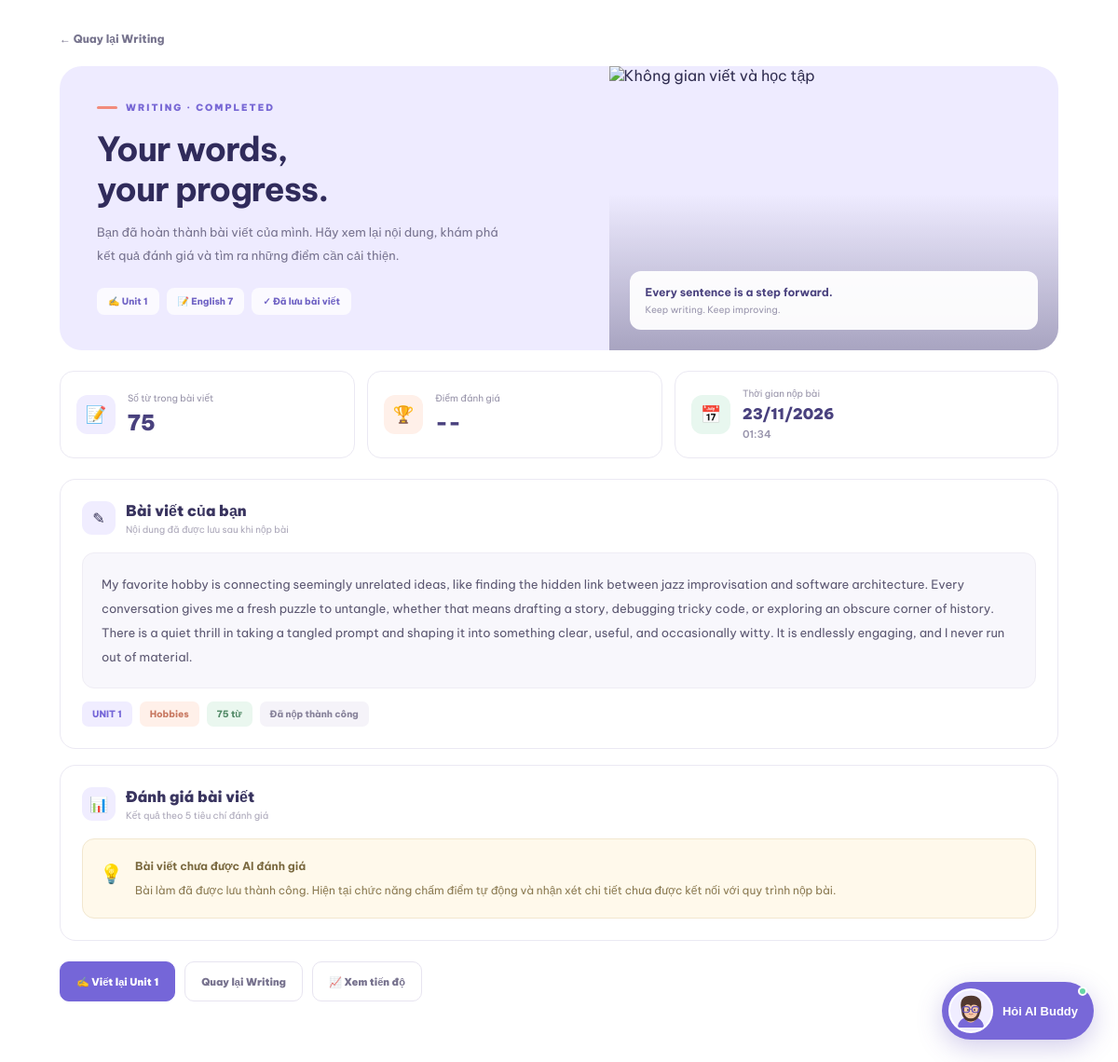
The app's page /writing/result/1 (signed in) with its own data.
### database.py (models this page shows)
class WritingUnit(db.Model):
    __tablename__ = "writing_units"
    id = db.Column(db.Integer, primary_key=True)
    unit = db.Column(db.Integer, nullable=False, unique=True)
    title = db.Column(db.String(200), nullable=False)
    topic = db.Column(db.String(200))
    writing_type = db.Column(db.String(100))
    writing_topic = db.Column(db.Text)
    grammar_focus = db.Column(db.Text)
    sentence_guide = db.Column(db.Text)
    ordering_exercises = db.Column(db.Text)
    completion_exercises = db.Column(db.Text)
    writing_prompt = db.Column(db.Text)
    outline = db.Column(db.Text)
    sample_basic = db.Column(db.Text)
    sample_intermediate = db.Column(db.Text)
    sample_advanced = db.Column(db.Text)
    rubric = db.Column(db.Text)
    common_errors = db.Column(db.Text)
    self_editing_checklist = db.Column(db.Text)
    created_at = db.Column(
        db.DateTime,
        default=datetime.utcnow
    )

class WritingAttempt(db.Model):
    __tablename__ = "writing_attempts"
    id = db.Column(db.Integer, primary_key=True)
    user_id = db.Column(
        db.Integer,
        db.ForeignKey("users.id"),
        nullable=False
    )
    writing_unit_id = db.Column(
        db.Integer,
        db.ForeignKey("writing_units.id"),
        nullable=False
    )
    user_text = db.Column(db.Text, nullable=False)
    word_count = db.Column(db.Integer, default=0)
    task_score = db.Column(db.Float, default=0)
    organization_score = db.Column(db.Float, default=0)
    grammar_score = db.Column(db.Float, default=0)
    vocabulary_score = db.Column(db.Float, default=0)
    spelling_score = db.Column(db.Float, default=0)
    total_score = db.Column(db.Float, default=0)
    ai_feedback = db.Column(db.Text)
    submitted_at = db.Column(
        db.DateTime,
        default=datetime.utcnow
    )
    writing_unit = db.relationship(
        "WritingUnit",
        backref="attempts"
    )

### writing.py (the view)
@writing_bp.route("/writing/result/<int:attempt_id>")
@student_required
def writing_result(attempt_id):
    attempt = WritingAttempt.query.filter_by(
        id=attempt_id,
        user_id=current_user.id
    ).first_or_404()
    return render_template(
        "writing/writing_result.html",
        attempt=attempt
    )

### app.py (called while the page is built)
@login_manager.user_loader
def load_user(user_id):
    return db.session.get(User, int(user_id))

### writing.py (called while the page is built)
def student_required(function):
    @wraps(function)
    @login_required
    def wrapper(*args, **kwargs):
        if current_user.role != "student":
            abort(403)
        return function(*args, **kwargs)
    return wrapper

### templates/writing/writing_result.html (shortened to what this page needs)
{% extends "base.html" %}
{% block content %}
<section class="wres-page">
    <a class="wres-back" href="{{ url_for('writing.writing_home') }}">
        ← Quay lại Writing
    </a>
    <header class="wres-hero">
        <div class="wres-hero-content">
            <div class="wres-eyebrow">WRITING · COMPLETED</div>
            <h1>Your words,<br>your progress.</h1>
            <p>
                Bạn đã hoàn thành bài viết của mình.
                Hãy xem lại nội dung, khám phá kết quả đánh giá
                và tìm ra những điểm cần cải thiện.
            </p>
            <div class="wres-hero-tags">
                <span class="wres-hero-tag">✍️ Unit {{ attempt.writing_unit.unit }}</span>
                <span class="wres-hero-tag">📝 English 7</span>
                <span class="wres-hero-tag">✓ Đã lưu bài viết</span>
            </div>
        </div>
        <div class="wres-hero-image">
            <img
                src="https://images.unsplash.com/photo-1455390582262-044cdead277a?w=1000&auto=format&fit=crop&q=85"
                alt="Không gian viết và học tập"
            >
            <div class="wres-image-note">
                <strong>Every sentence is a step forward.</strong>
                <span>Keep writing. Keep improving.</span>
            </div>
        </div>
    </header>
    <div class="wres-overview">
        <div class="wres-stat">
            <div class="wres-stat-icon">📝</div>
            <div>
                <span>Số từ trong bài viết</span>
                <strong>{{ attempt.word_count }}</strong>
            </div>
        </div>
        <div class="wres-stat">
            <div class="wres-stat-icon">🏆</div>
            <div>
                <span>Điểm đánh giá</span>
                {% if attempt.ai_feedback %}
                    <strong>{{ "%.1f"|format(attempt.total_score or 0) }}<small>/10</small></strong>
                {% else %}
                    <strong>--</strong>
                {% endif %}
            </div>
        </div>
        <div class="wres-stat">
            <div class="wres-stat-icon">📅</div>
            <div>
                <span>Thời gian nộp bài</span>
                <strong style="font-size:16px;">
                    {{ attempt.submitted_at.strftime('%d/%m/%Y') }}
                </strong>
                <small>{{ attempt.submitted_at.strftime('%H:%M') }}</small>
            </div>
        </div>
    </div>
    <section class="wres-section">
        <div class="wres-heading">
            <div class="wres-heading-main">
                <div class="wres-heading-icon">✎</div>
                <div>
                    <h2>Bài viết của bạn</h2>
                    <p>Nội dung đã được lưu sau khi nộp bài</p>
                </div>
            </div>
        </div>
        <div class="wres-content">{{ attempt.user_text }}</div>
        <div class="wres-tags">
            <span class="wres-tag">UNIT {{ attempt.writing_unit.unit }}</span>
            <span class="wres-tag">{{ attempt.writing_unit.title }}</span>
            <span class="wres-tag">{{ attempt.word_count }} từ</span>
            <span class="wres-tag">Đã nộp thành công</span>
        </div>
    </section>
    <section class="wres-section">
        <div class="wres-heading">
            <div class="wres-heading-main">
                <div class="wres-heading-icon">📊</div>
                <div>
                    <h2>Đánh giá bài viết</h2>
                    <p>Kết quả theo 5 tiêu chí đánh giá</p>
                </div>
            </div>
        </div>
        {% if attempt.ai_feedback %}
            {% set total_percentage = [0, [((attempt.total_score or 0)|float / 10 * 100), 100]|min]|max %}
            <div class="wres-evaluation">
                <div class="wres-score-panel">
                    <div class="wres-score-ring" style="--score: {{ total_percentage }}%;">
                        <div class="wres-score-inner">
                            <strong>{{ "%.1f"|format(attempt.total_score or 0) }}</strong>
                            <span>TRÊN 10 ĐIỂM</span>
                        </div>
                    </div>
                    <div class="wres-score-caption">
                        <span>✦</span> Tổng điểm bài viết
                    </div>
                </div>
                <div class="wres-score-list">
                    <div class="wres-score-item">
                        <span class="wres-score-name">Hoàn thành yêu cầu đề bài</span>
                        <strong class="wres-score-value">{{ attempt.task_score or 0 }}/2</strong>
                        <div class="wres-score-track">
                            <div class="wres-score-fill" data-score="{{ attempt.task_score or 0 }}"></div>
                        </div>
                    </div>
                    <div class="wres-score-item">
                        <span class="wres-score-name">Bố cục và liên kết</span>
                        <strong class="wres-score-value">{{ attempt.organization_score or 0 }}/2</strong>
                        <div class="wres-score-track">
                            <div class="wres-score-fill" data-score="{{ attempt.organization_score or 0 }}"></div>
                        </div>
                    </div>
                    <div class="wres-score-item">
                        <span class="wres-score-name">Ngữ pháp và cấu trúc câu</span>
                        <strong class="wres-score-value">{{ attempt.grammar_score or 0 }}/2</strong>
                        <div class="wres-score-track">
                            <div class="wres-score-fill" data-score="{{ attempt.grammar_score or 0 }}"></div>
                        </div>
                    </div>
                    <div class="wres-score-item">
                        <span class="wres-score-name">Từ vựng</span>
                        <strong class="wres-score-value">{{ attempt.vocabulary_score or 0 }}/2</strong>
                        <div class="wres-score-track">
                            <div class="wres-score-fill" data-score="{{ attempt.vocabulary_score or 0 }}"></div>
                        </div>
                    </div>
                    <div class="wres-score-item">
                        <span class="wres-score-name">Chính tả và dấu câu</span>
                        <strong class="wres-score-value">{{ attempt.spelling_score or 0 }}/2</strong>
                        <div class="wres-score-track">
                            <div class="wres-score-fill" data-score="{{ attempt.spelling_score or 0 }}"></div>
                        </div>
                    </div>
                </div>
            </div>
            <div style="margin-top:25px;">
                <div class="wres-heading">
                    <div class="wres-heading-main">
                        <div class="wres-heading-icon">🤖</div>
                        <div>
                            <h2>Nhận xét từ AI</h2>
                            <p>Phản hồi dành cho bài viết của bạn</p>
                        </div>
                    </div>
                </div>
                <div class="wres-ai-label">✦ AI WRITING FEEDBACK</div>
                <div class="wres-feedback">{{ attempt.ai_feedback }}</div>
            </div>
        {% else %}
            <div class="wres-notice">
                <div class="wres-notice-icon">💡</div>
                <div>
                    <strong>Bài viết chưa được AI đánh giá</strong>
                    Bài làm đã được lưu thành công. Hiện tại chức năng
                    chấm điểm tự động và nhận xét chi tiết chưa được kết nối
                    với quy trình nộp bài.
                </div>
            </div>
        {% endif %}
    </section>
    <div class="wres-actions">
        <a
            href="{{ url_for('writing.writing_practice', unit_number=attempt.writing_unit.unit) }}"
            class="wres-button"
        >
            ✍️ Viết lại Unit {{ attempt.writing_unit.unit }}
        </a>
        <a
            href="{{ url_for('writing.writing_home') }}"
            class="wres-button secondary"
        >
            Quay lại Writing
        </a>
        <a
            href="{{ url_for('writing.writing_progress') }}"
            class="wres-button secondary"
        >
            📈 Xem tiến độ
        </a>
    </div>
</section>
{% endblock %}

### static/css/style.css (style rules this page uses)
:root { --dark: #20212c; --purple: #7665d8; --light-purple: #f0edff; --text: #777887; --background: #faf9ff; }
* { margin: 0; padding: 0; box-sizing: border-box; }
html { scroll-behavior: smooth; min-height: 100%; }
body { min-height: 100%; font-family: 'Be Vietnam Pro', sans-serif; background: white; color: var(--dark); overflow-x: hidden; }
a { text-decoration: none; color: inherit; }

### records on screen
WritingUnit: writing_unit.unit "1", writing_unit "Hobbies"
WritingAttempt: word_count "75", submitted_at "23/11/2026", submitted_at "01:34", user_text "My favorite hobby is connecting seemingly unrelated ideas, like finding the hidden link between jazz improvisation and software architecture. Every conversation gives me a fresh puzzle to untangle, whether that means drafting a story, debugging tricky code, or exploring an obscure corner of history. There is a quiet thrill in taking a tangled prompt and shaping it into something clear, useful, and occasionally witty. It is endlessly engaging, and I never run out of material."
